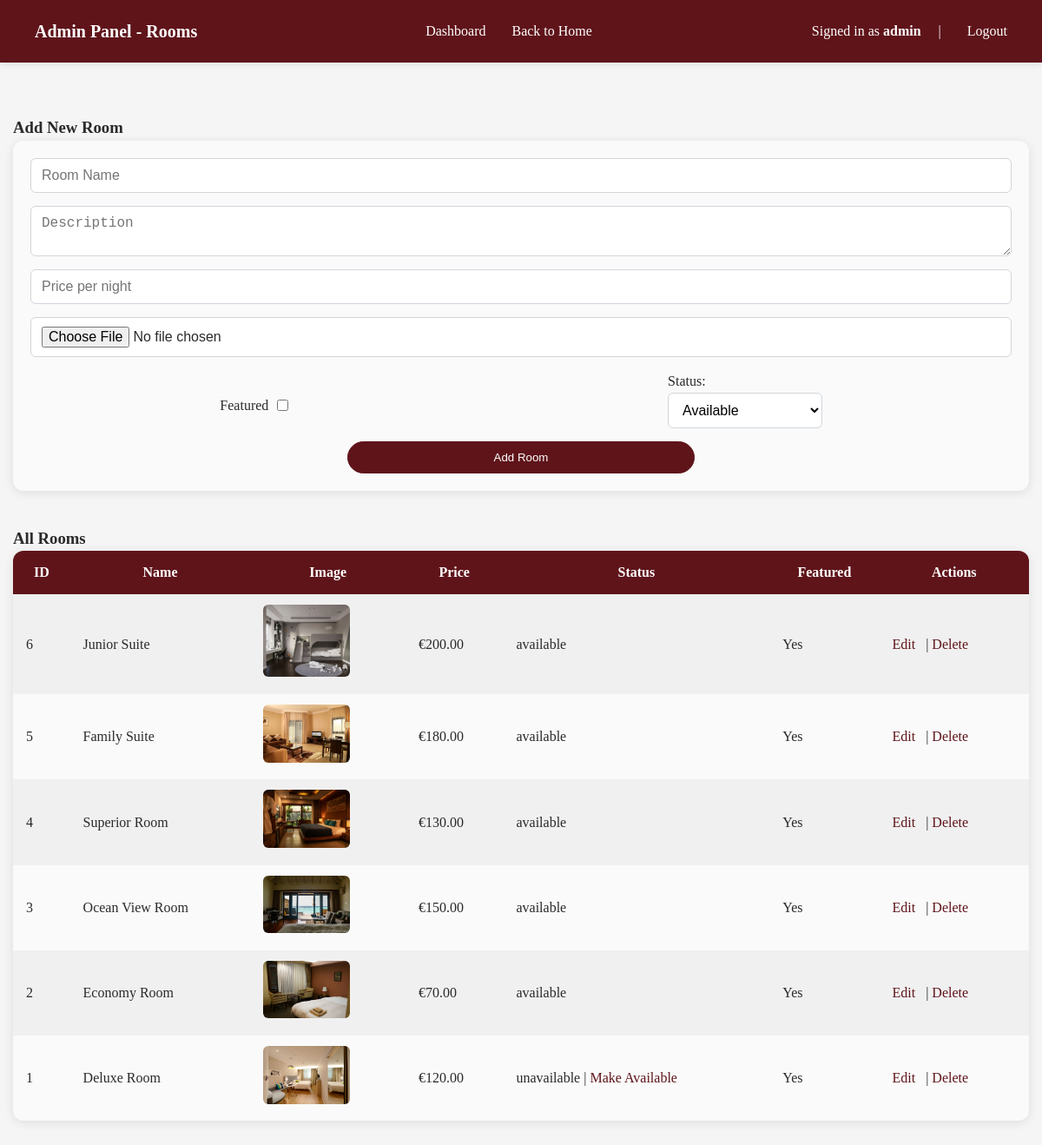
/admin/RoomsAdmin.php (signed in), run on the app's committed database.
### tables this page shows
CREATE TABLE `rooms` (
  `id` int(11) NOT NULL,
  `name` varchar(100) NOT NULL,
  `description` text NOT NULL,
  `price_per_night` decimal(10,2) NOT NULL,
  `image` varchar(255) NOT NULL,
  `is_featured` tinyint(1) DEFAULT 0,
  `status` enum('available','unavailable') DEFAULT 'available',
  `created_at` timestamp NOT NULL DEFAULT current_timestamp()
);

### admin/RoomsAdmin.php (the view, shortened to what this page needs)
<?php
$db = new Database();
$conn = $db->getConnection();
$stmt = $conn->prepare("SELECT * FROM rooms ORDER BY id DESC");
$stmt->execute();
$rooms = $stmt->fetchAll(PDO::FETCH_ASSOC);
?>
<!DOCTYPE html>
<html lang="en">
<head>
<link rel="stylesheet" href="../css/global.css">
<link rel="stylesheet" href="../css/admin-room.css">
</head>
<body>
<header>
    <h2>Admin Panel - Rooms</h2>
    <div class="seperate">
    <a href="AdminDashboard.php">Dashboard</a>
    <a href="../Home.php">Back to Home</a>
    </div>
    <div class="seperate">
        <span>Signed in as <strong><?= htmlspecialchars($_SESSION['logged_in_user']['username']) ?></strong></span>  |
        <a href="../Logout.php">Logout</a>
    </div>
</header>
<main>
<h3>Add New Room</h3>
<form action="add_room.php" method="POST" enctype="multipart/form-data">
    <input type="text" name="name" placeholder="Room Name" required>
    <textarea name="description" placeholder="Description" required></textarea>
    <input type="number" name="price_per_night" placeholder="Price per night" step="0.01" required>
    <input type="file" name="image" accept="image/*" required>
    <div class="room-status">
        <label class="checkbox">
             Featured<input type="checkbox" name="is_featured" value="1">
        </label>
        <label>
            Status:
            <select name="status">
                <option value="available">Available</option>
            </select>
        </label>
    </div>
    <button type="submit" class="btn btn-red">Add Room</button>
</form>
<h3>All Rooms</h3>
<table>
    <tr>
        <th>ID</th>
        <th>Name</th>
        <th>Image</th>
        <th>Price</th>
        <th>Status</th>
        <th>Featured</th>
        <th>Actions</th>
    </tr>
    <?php foreach ($rooms as $room): ?>
    <tr>
        <td><?= $room['id'] ?></td>
        <td><?= htmlspecialchars($room['name']) ?></td>
        <td><img src="../assets/images/<?= $room['image'] ?>" width="100"></td>
        <td>€<?= $room['price_per_night'] ?></td>
        <td>
            <?= $room['status'] ?>
            <?php if ($room['status'] === 'unavailable'): ?>
                | <a href="make_available.php?id=<?= $room['id'] ?>" onclick="return confirm('Make this room available?')">Make Available</a>
            <?php endif; ?>
        </td>
        <td><?= $room['is_featured'] ? 'Yes' : 'No' ?></td>
        <td>
            <a href="javascript:void(0)" onclick='openEditModal(<?= json_encode($room) ?>)'>Edit</a> |
            <a href="delete_room.php?id=<?= $room['id'] ?>" onclick="return confirm('Are you sure?')">Delete</a>
        </td>
    </tr>
    <?php endforeach; ?>
</table>
</main>
</body>
</html>

### css/global.css (style rules this page uses)
* { margin: 0; padding: 0; box-sizing: border-box; }
html { scroll-behavior: smooth; }
body { font-family: "Palatino Linotype", "Palatino", serif; color: #2A2A2A; background-color: #FAFAFA; line-height: 1.6; }
header { background-color: #FAFAFA; box-shadow: 0 2px 8px rgba(0, 0, 0, 0.1); position: fixed; width: 100%; top: 0; z-index: 50; }
.btn { background: none; border: 1px solid #515151; cursor: pointer; border-radius: 30px; padding: 10px 20px; }
.btn-red { background-color: #5F141A; border: 1px solid #5F141A; color: white; transition: background-color 0.5s ease-in, color 0.5s ease, border 0.5s ease; }

### css/admin-room.css (style rules this page uses)
body { background-color: #f5f5f5; color: #2A2A2A; }
header { position: sticky; top: 0; z-index: 1000; background-color: #5F141A; color: #fff; padding: 20px 40px; display: flex; align-items: center; justify-content: space-between; gap: 20px; flex-wrap: wrap; }
header h2 { font-size: 20px; }
header a { color: #fff; text-decoration: none; margin-left: 10px; }
header span { font-size: 16px; }
.seperate { display: flex; align-items: center; gap: 20px; flex-wrap: wrap; }
main { max-width: 1200px; margin: 30px auto; padding: 70px 20px; }
form { background-color: #FAFAFA; padding: 20px; border-radius: 12px; box-shadow: 0 2px 12px rgba(0,0,0,0.1); margin-bottom: 40px; display: flex; flex-direction: column; align-items: center; }
form input, form select, form textarea { width: 100%; padding: 10px 12px; margin-bottom: 15px; border: 1px solid #d1d5db; border-radius: 6px; font-size: 16px; background-color: #fff; }
.room-status { width: 100%; display: flex; justify-content: space-around; }
.checkbox { display: flex; align-items: center; gap: 10px; }
.checkbox input { margin: 0; }
form button { min-width: 400px; }
table { width: 100%; border-collapse: collapse; background-color: #FAFAFA; border-radius: 12px; overflow: hidden; box-shadow: 0 2px 12px rgba(0,0,0,0.1); }
table th { background-color: #5F141A; color: #fff; font-weight: 600; padding: 12px 15px; }
table td { padding: 12px 15px; }
table tr:nth-child(even) { background-color: #f0f0f0; }
table img { border-radius: 6px; max-width: 100px; height: auto; }
table a { color: #5F141A; text-decoration: none; margin-right: 8px; }
@media (max-width: 1200px) { main { padding: 30px 15px; } }

### data on the page
rooms: id "6", name "Junior Suite", image (picture), price_per_night "200.00", status "available", is_featured "Yes"
rooms: id "5", name "Family Suite", image (picture), price_per_night "180.00", status "available", is_featured "Yes"
rooms: id "4", name "Superior Room", image (picture), price_per_night "130.00", status "available", is_featured "Yes"
rooms: id "3", name "Ocean View Room", image (picture), price_per_night "150.00", status "available", is_featured "Yes"
rooms: id "2", name "Economy Room", image (picture), price_per_night "70.00", status "available", is_featured "Yes"
rooms: id "1", name "Deluxe Room", image (picture), price_per_night "120.00", status "unavailable", is_featured "Yes"

### other printed values
$_SESSION['logged_in_user']['username'] "admin"
